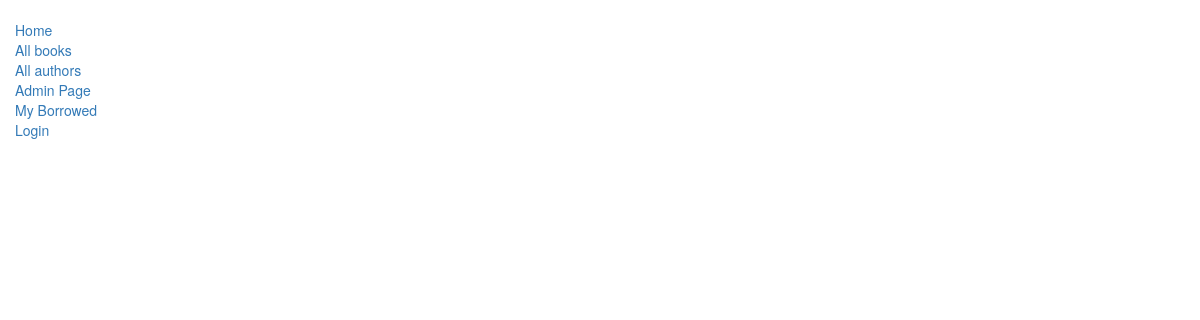
Page /catalog/authors/ on the earlier database version.
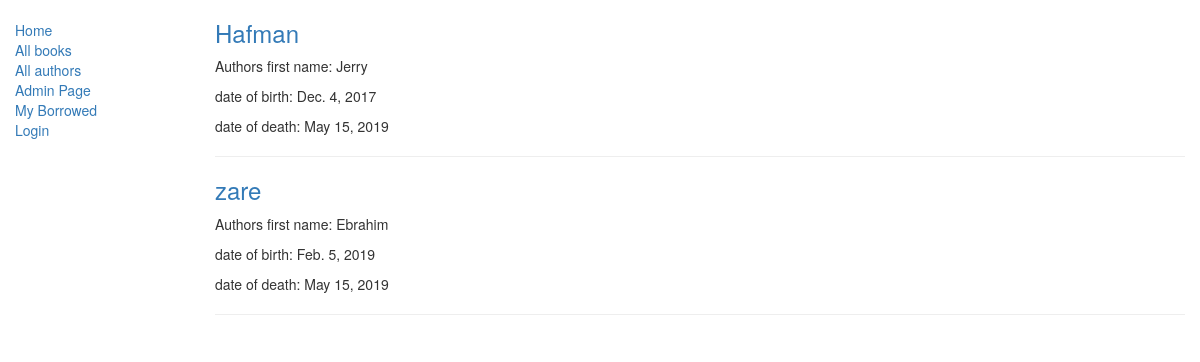
Same page on the later database version.
### catalog/models.py (models this page shows, shortened)
class Author(models.Model):
    first_name = models.CharField(max_length=100)
    last_name = models.CharField(max_length=100)
    date_of_birth = models.DateField(null=True, blank=True)
    date_of_death = models.DateField('Died', null=True, blank=True)

### catalog/views.py (the view)
class AuthorListView(generic.ListView):
    model = models.Author
    template_name = 'catalog/author_list.html'

### catalog/templates/catalog/author_list.html
{% extends "catalog/base_generic.html" %}
{% block content %}
  {% for author in author_list%}
    <h3><a href="{% url 'catalog:author_detail' author.id  %}"> {{ author.last_name }} </a></h3>
    <p> Authors first name: {{ author.first_name }}</p>
    <p> date of birth: {{ author.date_of_birth }}</p>
    <p> date of death: {{ author.date_of_death }} </p>
    <hr>
  {% endfor %}
{% endblock %}

Differences in the rows shown:
added Author: last_name "Hafman", first_name "Jerry", date_of_birth "Dec. 4, 2017", date_of_death "May 15, 2019"
added Author: last_name "zare", first_name "Ebrahim", date_of_birth "Feb. 5, 2019", date_of_death "May 15, 2019"
